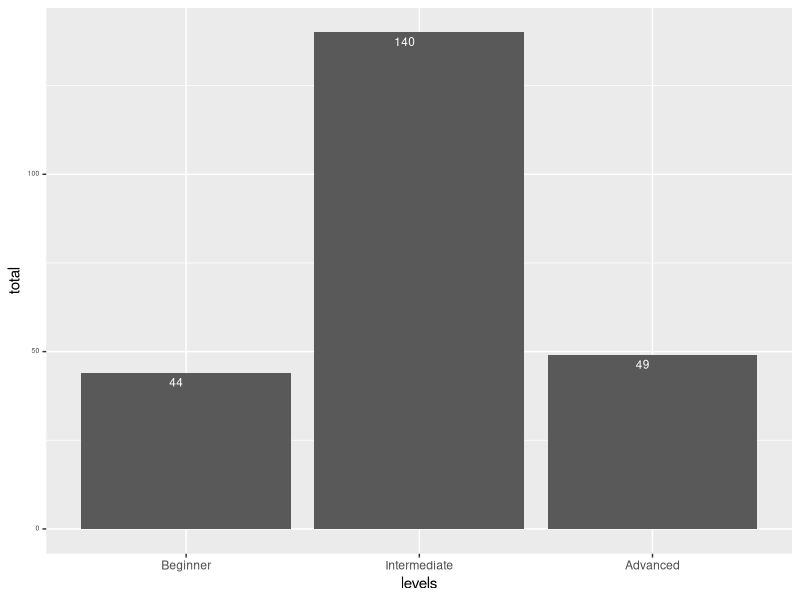
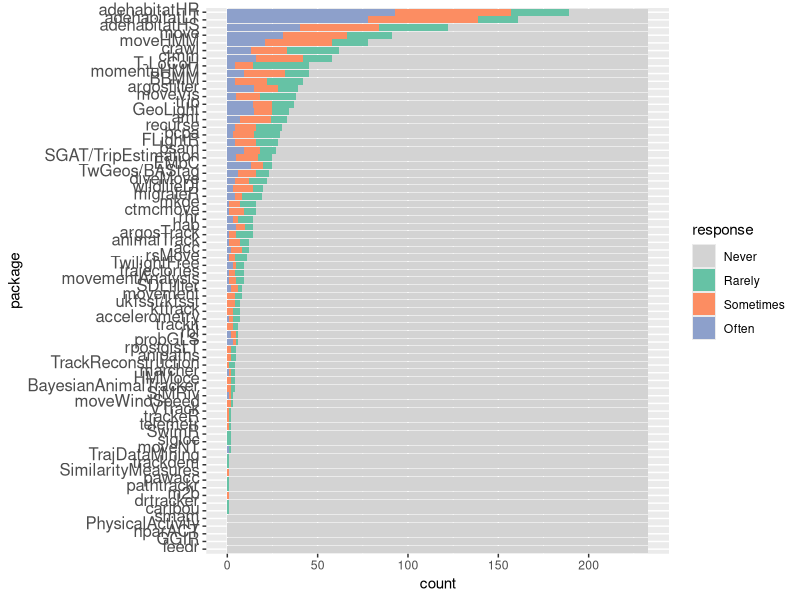
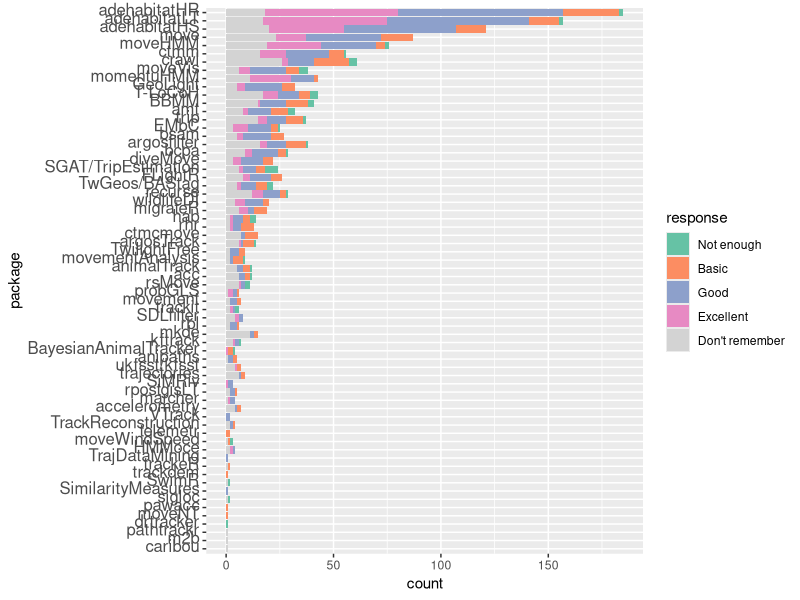
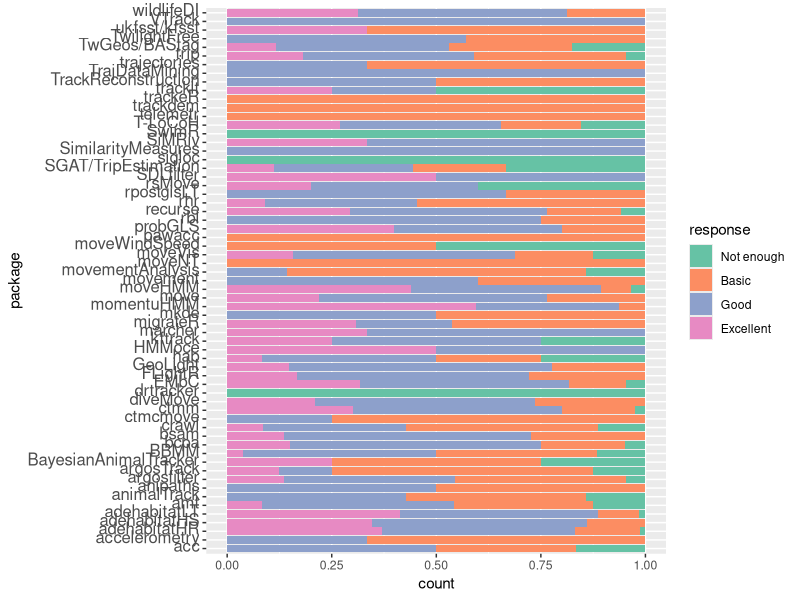
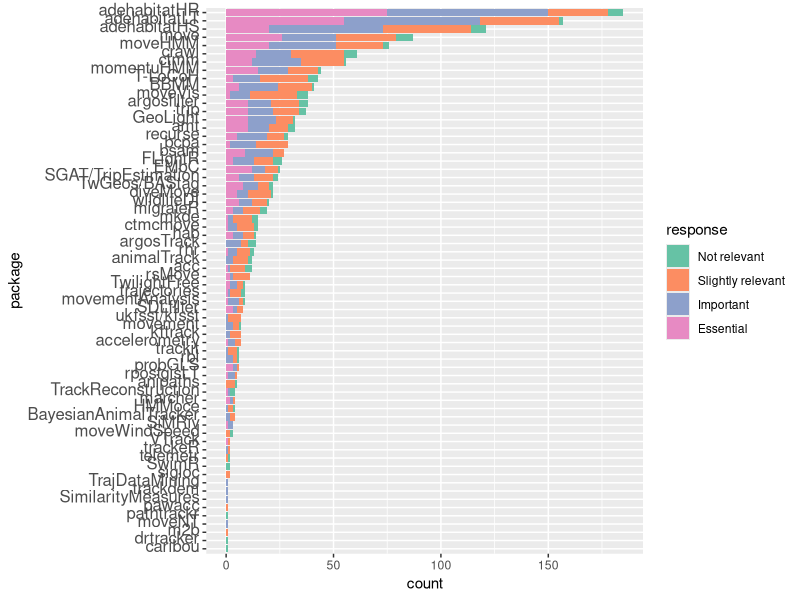
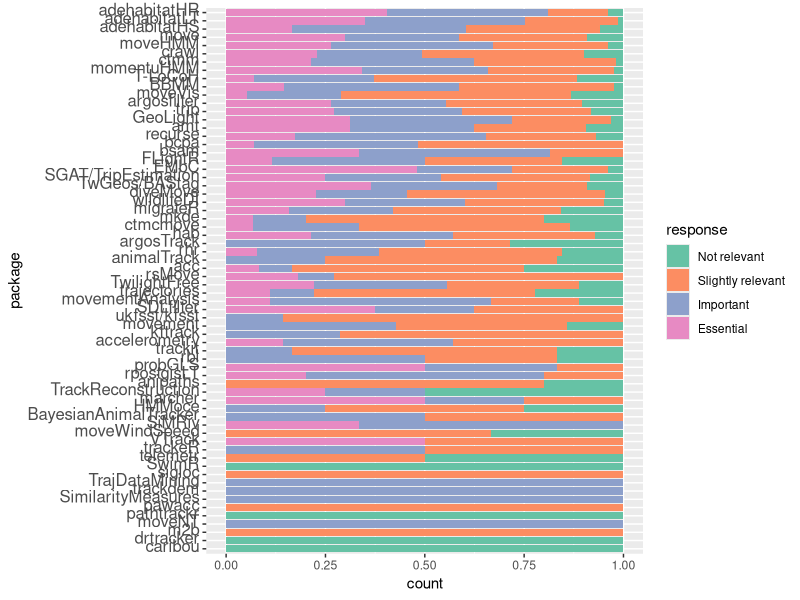
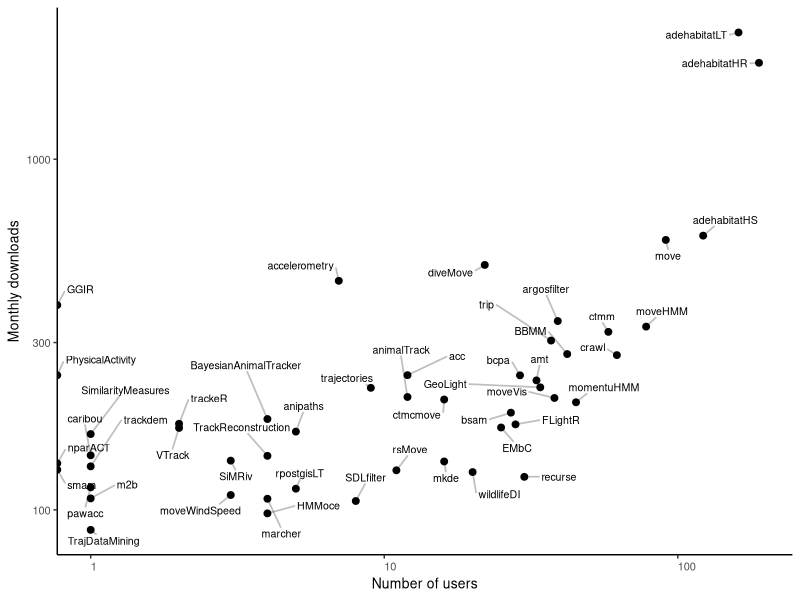

The R script that drew these images, in order:
## ---- chunk 1
knitr::opts_chunk$set(echo = TRUE)
## ---- chunk 2
knitr::opts_chunk$set(echo = TRUE,fig.width=16, fig.height=10)
library(tidyverse)
library(ggplot2)
library(ggrepel)
library(dplyr)
library(reshape)
library(RColorBrewer)
library(kableExtra)
# setwd('/home/matt/Dropbox/mablab/Rocio/MovementReview')
data_all <- read.csv("survey_responses_20190130.csv",stringsAsFactors = FALSE) 
data_all <- data_all %>% 
  filter(completion == 100)

packages <- read_csv('packages_survey_names.csv')

### 4. R user
data_question <- data_all[,grep("q4", colnames(data_all))]
categories <- c("Beginner","Intermediate","Advanced")
data_question <- factor(unlist(lapply(strsplit(data_question,'\\:'),'[[',1)),levels=categories)
use_counts <- as.numeric(table(data_question))
prop <- round(as.numeric(prop.table(table(data_question)))*100,1)
use_counts<-data.frame(levels=categories,total=use_counts)
use_counts$levels <- factor(as.character(use_counts$levels),levels=categories)
ggplot(data=use_counts,aes(x=levels,y=total)) + geom_bar(stat="identity", position=position_dodge()) +
  geom_text(aes(label=total), vjust=1.5, hjust=1.2, color="white",
            position = position_dodge(0.9), size=3.0) +  theme(axis.text.y = element_text( hjust = 1,size=5,vjust=0.25))

## ---- chunk 3
data_question <- data_all[,grep("q1", colnames(data_all))]
colnames(data_question) <- t(packages)
# I'm dropping trajr that was added in the end and only got 1 response
data_question <- data_question[,-grep("trajr",colnames(data_question))]
packages_new <- packages[-which(packages=="trajr"),]

categories <- c("Never","Rarely","Sometimes","Often")
use_counts <- t(sapply(1:ncol(data_question),function(x){
  data_line <- factor(data_question[,x],levels=categories)
  count_p_use <- as.numeric(table(data_line))
  return(count_p_use)
}))
use_counts<-data.frame(use_counts)
colnames(use_counts) <- categories
rownames(use_counts) <- t(packages_new)
use_counts$package<-row.names(use_counts)

df1<-melt(use_counts,id.vars='package',variable_name='response')
g<-unlist(by(df1, df1$package, function(x) sum(x$value[x$response!='Never'])))

df1$package<-factor(df1$package,levels=names(sort(g,decreasing=F)))

plot_use <- ggplot(data=df1) + geom_col(aes(x=package, y=value,fill=response)) + theme(axis.text.y = element_text( hjust = 1,size=12,vjust=0.25)) + ylab('count') +coord_flip() + scale_fill_manual(values=c('lightgray',brewer.pal(3,'Set2')))

plot_use

## ---- chunk 4
kable(use_counts[,1:length(categories)])
## ---- chunk 5
data_question <- data_all[,grep("q2", colnames(data_all))]
colnames(data_question) <- t(packages)
# I'm dropping trajr that was added in the end and only got 1 response
data_question <- data_question[,-grep("trajr",colnames(data_question))]
packages_new <- packages[-which(packages=="trajr"),]

categories <- c("Not enough","Basic","Good","Excellent", "Don't remember")
use_counts <- t(sapply(1:ncol(data_question),function(x){
  data_line <- factor(data_question[,x],levels=categories)
  count_p_use <- as.numeric(table(data_line))
  return(count_p_use)
}))
use_counts<-data.frame(use_counts)
colnames(use_counts) <- categories
rownames(use_counts) <- t(packages_new)
total_package <- rowSums(use_counts)
use_counts$package<-row.names(use_counts)
use_counts <- use_counts[total_package > 0,]

df1<-melt(use_counts,id.vars='package',variable_name='response')

g<-unlist(by(df1, df1$package, function(x) sum(x$value[x$response!="Don't remember"])))

df1$package<-factor(df1$package,levels=names(sort(g,decreasing=F)))

plot_use <- ggplot(data=df1) + geom_col(aes(x=package, y=value,fill=response)) + theme(axis.text.y = element_text( hjust = 1,size=12,vjust=0.25)) + ylab('count') +coord_flip() + scale_fill_manual(values=c(brewer.pal(4,'Set2'),'lightgray'))

plot_use

## ---- chunk 6
use_counts_df <- use_counts[,-c(5:6)]
total_package <- rowSums(use_counts_df)
use_counts_df <- use_counts_df/total_package
use_counts_df$package<-row.names(use_counts)
use_counts_df <- use_counts_df[which(total_package>0),]

# use_counts[which(use_counts_df$Excellent>0.5 & total_package >= 10),]
# Good_Exc <- use_counts_df$Good + use_counts_df$Excellent
# Good_Exc_abs <- use_counts$Good + use_counts$Excellent
# use_counts_2 <- cbind.data.frame(use_counts,Good_Exc_abs,Good_Exc)
# test <- use_counts_2[which(Good_Exc>0.75 & total_package >= 10) ,]
# test[order(test$Good_Exc,decreasing=TRUE),]

df1<-melt(use_counts_df,id.vars='package',variable_name='response')

g<-unlist(by(df1, df1$package, function(x) sum(x$value[x$response!="Don't remember"])))

df1$package<-factor(df1$package,levels=names(sort(g,decreasing=F)))

plot_use <- ggplot(data=df1) + geom_col(aes(x=package, y=value,fill=response)) + theme(axis.text.y = element_text( hjust = 1,size=12,vjust=0.25)) + ylab('count') +coord_flip() + scale_fill_manual(values=c(brewer.pal(4,'Set2'),'lightgray'))

plot_use


## ---- chunk 7
kable(use_counts[,1:length(categories)])
## ---- chunk 8
data_question <- data_all[,grep("q3", colnames(data_all))]
colnames(data_question) <- t(packages)
# I'm dropping trajr that was added in the end and only got 1 response
data_question <- data_question[,-grep("trajr",colnames(data_question))]
packages_new <- packages[-which(packages=="trajr"),]

categories <- c("Not relevant","Slightly relevant","Important","Essential")
use_counts <- t(sapply(1:ncol(data_question),function(x){
  data_line <- factor(data_question[,x],levels=categories)
  count_p_use <- as.numeric(table(data_line))
  return(count_p_use)
}))
use_counts<-data.frame(use_counts)
colnames(use_counts) <- categories
rownames(use_counts) <- t(packages_new)
total_package <- rowSums(use_counts)
use_counts$package<-row.names(use_counts)
use_counts <- use_counts[total_package > 0,]

df1<-melt(use_counts,id.vars='package',variable_name='response')

g<-unlist(by(df1, df1$package, function(x) sum(x$value[x$response!="Don't remember"])))

df1$package<-factor(df1$package,levels=names(sort(g,decreasing=F)))

plot_use <- ggplot(data=df1) + geom_col(aes(x=package, y=value,fill=response)) + theme(axis.text.y = element_text( hjust = 1,size=12,vjust=0.25)) + ylab('count') +coord_flip() + scale_fill_manual(values=brewer.pal(4,'Set2'))

plot_use

## ---- chunk 9
use_counts_df <- use_counts[,-c(5)]
total_package <- rowSums(use_counts_df)
use_counts_df <- use_counts_df/total_package
use_counts_df$package<-row.names(use_counts)
use_counts_df <- use_counts_df[which(total_package>0),]

# use_counts[which(use_counts_df$Essential>0.5 & total_package >= 10),]
# Good_Exc <- use_counts_df$Important + use_counts_df$Essential
# Good_Exc_abs <- use_counts$Important + use_counts$Essential
# use_counts_2 <- cbind.data.frame(use_counts,Good_Exc_abs,Good_Exc)
# test <- use_counts_2[which(Good_Exc>0.75 & total_package >= 10) ,]
# test[order(test$Good_Exc,decreasing=TRUE),]

df1<-melt(use_counts_df,id.vars='package',variable_name='response')
df1$package<-factor(df1$package,levels=names(sort(g,decreasing=F)))

plot_use <- ggplot(data=df1) + geom_col(aes(x=package, y=value,fill=response)) + theme(axis.text.y = element_text( hjust = 1,size=12,vjust=0.25)) + ylab('count') +coord_flip() + scale_fill_manual(values=brewer.pal(4,'Set2'))

plot_use


## ---- chunk 10
kable(use_counts[,1:length(categories)])
## ---- chunk 11


## Crossing user counts with downloads

data_question <- data_all[,grep("q1", colnames(data_all))]
colnames(data_question) <- t(packages)
# I'm dropping trajr that was added in the end and only got 1 response
data_question <- data_question[,-grep("trajr",colnames(data_question))]
packages_new <- packages[-which(packages=="trajr"),]
categories <- c("Never","Rarely","Sometimes","Often")
use_counts <- t(sapply(1:ncol(data_question),function(x){
  data_line <- factor(data_question[,x],levels=categories)
  count_p_use <- as.numeric(table(data_line))
  return(count_p_use)
}))
use_counts<-data.frame(use_counts)
colnames(use_counts) <- categories
rownames(use_counts) <- t(packages_new)
# total_package <- rowSums(use_counts)
use_counts$Package<-row.names(use_counts)
use_counts <- use_counts %>% 
  mutate(users = Rarely + Sometimes + Often)

# 
# matrix_all <- read.csv("Survey_Processed.csv")
# names(matrix_all) <- c("package",names(matrix_all)[2:ncol(matrix_all)])

funciones <- read.csv("RmovementPackagesMetadata-20180904.csv")
matrix_fun <- left_join(use_counts,funciones)
matrix_fun <- matrix_fun[(!is.na(matrix_fun$monthly.downloads)),]
# discarding the packages we did not get users from:
# matrix_fun_2 <- matrix_fun[matrix_fun$users > 0,] # missing: "GGIR"             "nparACT"          "PhysicalActivity" "smam"
# matrix_fun_3 <- matrix_fun[matrix_fun$Use_Counts >= 10,]
theme1<-function() {theme(text = element_text(size=10),axis.text.x = element_text(angle=0, hjust=0),legend.position = "none")}
ggplot(matrix_fun,aes(x=users, y=monthly.downloads)) +
  geom_point(size=2) +
  xlab('Number of users') + ylab("Monthly downloads") +
  geom_text_repel(label=matrix_fun$Package,  segment.size=0.6,force=3,segment.alpha=.25,hjust=0,box.padding=0.5,min.segment.length=.1,size=2.7, direction = "both") +
  scale_x_continuous(trans='log10')+
  scale_y_continuous(trans='log10') + theme_classic() + theme1()
# cor(matrix_fun$users,matrix_fun$monthly.downloads,use="pairwise.complete.obs")
# cor(matrix_fun_2$users,matrix_fun_2$monthly.downloads,use="pairwise.complete.obs")
